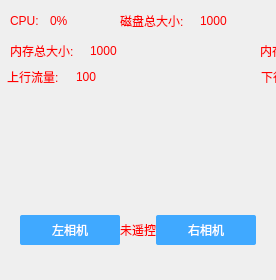
            <widget class="QWidget" name="frontVideoClientContainer" native="true">
             <property name="sizePolicy">
              <sizepolicy hsizetype="Preferred" vsizetype="Expanding">
               <horstretch>0</horstretch>
               <verstretch>0</verstretch>
              </sizepolicy>
             </property>
             <property name="styleSheet">
              <string notr="true">[borderColor='red']
{
	border:5px solid rgb(255,0,0);
	background-color: rgb(0, 0, 0, 0);
}
[borderColor='none']
{
	background-color: rgb(0, 0, 0, 0);
}</string>
             </property>
             <layout class="QVBoxLayout" name="verticalLayout_4">
              <property name="spacing">
               <number>0</number>
              </property>
              <property name="leftMargin">
               <number>0</number>
              </property>
              <property name="topMargin">
               <number>0</number>
              </property>
              <property name="rightMargin">
               <number>0</number>
              </property>
              <property name="bottomMargin">
               <number>0</number>
              </property>
              <item>
               <widget class="QWidget" name="carDataContain" native="true">
                <property name="sizePolicy">
                 <sizepolicy hsizetype="Expanding" vsizetype="Preferred">
                  <horstretch>0</horstretch>
                  <verstretch>0</verstretch>
                 </sizepolicy>
                </property>
                <property name="minimumSize">
                 <size>
                  <width>0</width>
                  <height>100</height>
                 </size>
                </property>
                <property name="maximumSize">
                 <size>
                  <width>16777215</width>
                  <height>300</height>
                 </size>
                </property>
                <property name="styleSheet">
                 <string notr="true">background-color: rgba(255, 255, 255, 0);</string>
                </property>
                <widget class="QLabel" name="cpuLabel">
                 <property name="geometry">
                  <rect>
                   <x>50</x>
                   <y>10</y>
                   <width>61</width>
                   <height>21</height>
                  </rect>
                 </property>
                 <property name="styleSheet">
                  <string notr="true">color: rgb(255, 0, 0);
font: 700 9pt &quot;Microsoft YaHei UI&quot;;</string>
                 </property>
                 <property name="text">
                  <string>0%</string>
                 </property>
                </widget>
                <widget class="QLabel" name="label_20">
                 <property name="geometry">
                  <rect>
                   <x>10</x>
                   <y>10</y>
                   <width>41</width>
                   <height>21</height>
                  </rect>
                 </property>
                 <property name="styleSheet">
                  <string notr="true">color: rgb(255, 0, 0);
font: 700 9pt &quot;Microsoft YaHei UI&quot;;</string>
                 </property>
                 <property name="text">
                  <string>CPU:</string>
                 </property>
                </widget>
                <widget class="QLabel" name="label_21">
                 <property name="geometry">
                  <rect>
                   <x>10</x>
                   <y>40</y>
                   <width>81</width>
                   <height>21</height>
                  </rect>
                 </property>
                 <property name="styleSheet">
                  <string notr="true">color: rgb(255, 0, 0);
font: 700 9pt &quot;Microsoft YaHei UI&quot;;</string>
                 </property>
                 <property name="text">
                  <string>内存总大小:</string>
                 </property>
                </widget>
                <widget class="QLabel" name="memTotalLabel">
                 <property name="geometry">
                  <rect>
                   <x>90</x>
                   <y>40</y>
                   <width>121</width>
                   <height>21</height>
                  </rect>
                 </property>
                 <property name="styleSheet">
                  <string notr="true">color: rgb(255, 0, 0);
font: 700 9pt &quot;Microsoft YaHei UI&quot;;</string>
                 </property>
                 <property name="text">
                  <string>1000</string>
                 </property>
                </widget>
                <widget class="QLabel" name="diskTotalLabel">
                 <property name="geometry">
                  <rect>
                   <x>200</x>
                   <y>10</y>
                   <width>101</width>
                   <height>21</height>
                  </rect>
                 </property>
                 <property name="styleSheet">
                  <string notr="true">color: rgb(255, 0, 0);
font: 700 9pt &quot;Microsoft YaHei UI&quot;;</string>
                 </property>
                 <property name="text">
                  <string>1000</string>
                 </property>
                </widget>
                <widget class="QLabel" name="label_22">
                 <property name="geometry">
                  <rect>
                   <x>120</x>
                   <y>10</y>
                   <width>81</width>
                   <height>21</height>
                  </rect>
                 </property>
                 <property name="styleSheet">
                  <string notr="true">color: rgb(255, 0, 0);
font: 700 9pt &quot;Microsoft YaHei UI&quot;;</string>
                 </property>
                 <property name="text">
                  <string>磁盘总大小:</string>
                 </property>
                </widget>
                <widget class="QLabel" name="memFreeLabel">
                 <property name="geometry">
                  <rect>
                   <x>330</x>
                   <y>40</y>
                   <width>101</width>
                   <height>21</height>
                  </rect>
                 </property>
                 <property name="styleSheet">
                  <string notr="true">color: rgb(255, 0, 0);
font: 700 9pt &quot;Microsoft YaHei UI&quot;;</string>
                 </property>
                 <property name="text">
                  <string>1000</string>
                 </property>
                </widget>
                <widget class="QLabel" name="label_25">
                 <property name="geometry">
                  <rect>
                   <x>260</x>
                   <y>40</y>
                   <width>81</width>
                   <height>21</height>
                  </rect>
                 </property>
                 <property name="styleSheet">
                  <string notr="true">color: rgb(255, 0, 0);
font: 700 9pt &quot;Microsoft YaHei UI&quot;;</string>
                 </property>
                 <property name="text">
                  <string>内存剩余:</string>
                 </property>
                </widget>
                <widget class="QLabel" name="label_26">
                 <property name="geometry">
                  <rect>
                   <x>320</x>
                   <y>10</y>
                   <width>81</width>
                   <height>21</height>
                  </rect>
                 </property>
                 <property name="styleSheet">
                  <string notr="true">color: rgb(255, 0, 0);
font: 700 9pt &quot;Microsoft YaHei UI&quot;;</string>
                 </property>
                 <property name="text">
                  <string>磁盘剩余:</string>
                 </property>
                </widget>
                <widget class="QLabel" name="diskFreeLabel">
                 <property name="geometry">
                  <rect>
                   <x>400</x>
                   <y>10</y>
                   <width>111</width>
                   <height>21</height>
                  </rect>
                 </property>
                 <property name="styleSheet">
                  <string notr="true">color: rgb(255, 0, 0);
font: 700 9pt &quot;Microsoft YaHei UI&quot;;</string>
                 </property>
                 <property name="text">
                  <string>1000</string>
                 </property>
                </widget>
                <widget class="QLabel" name="downNetSpeedLabel">
                 <property name="geometry">
                  <rect>
                   <x>330</x>
                   <y>70</y>
                   <width>80</width>
                   <height>13</height>
                  </rect>
                 </property>
                 <property name="sizePolicy">
                  <sizepolicy hsizetype="Fixed" vsizetype="Preferred">
                   <horstretch>0</horstretch>
                   <verstretch>0</verstretch>
                  </sizepolicy>
                 </property>
                 <property name="minimumSize">
                  <size>
                   <width>80</width>
                   <height>0</height>
                  </size>
                 </property>
                 <property name="maximumSize">
                  <size>
                   <width>80</width>
                   <height>16777215</height>
                  </size>
                 </property>
                 <property name="styleSheet">
                  <string notr="true">color: rgb(255, 0, 0);
font: 700 9pt &quot;Microsoft YaHei UI&quot;;</string>
                 </property>
                 <property name="text">
                  <string>100</string>
                 </property>
                </widget>
                <widget class="QLabel" name="downNetSpeedTextLabel">
                 <property name="geometry">
                  <rect>
                   <x>261</x>
                   <y>70</y>
                   <width>64</width>
                   <height>13</height>
                  </rect>
                 </property>
                 <property name="sizePolicy">
                  <sizepolicy hsizetype="Fixed" vsizetype="Preferred">
                   <horstretch>0</horstretch>
                   <verstretch>0</verstretch>
                  </sizepolicy>
                 </property>
                 <property name="styleSheet">
                  <string notr="true">color: rgb(255, 0, 0);
font: 700 9pt &quot;Microsoft YaHei UI&quot;;</string>
                 </property>
                 <property name="text">
                  <string>下行流量:</string>
                 </property>
                </widget>
                <widget class="QLabel" name="upNetSpeedTextLabel">
                 <property name="geometry">
                  <rect>
                   <x>7</x>
                   <y>70</y>
                   <width>64</width>
                   <height>13</height>
                  </rect>
                 </property>
                 <property name="sizePolicy">
                  <sizepolicy hsizetype="Fixed" vsizetype="Preferred">
                   <horstretch>0</horstretch>
                   <verstretch>0</verstretch>
                  </sizepolicy>
                 </property>
                 <property name="styleSheet">
                  <string notr="true">color: rgb(255, 0, 0);
font: 700 9pt &quot;Microsoft YaHei UI&quot;;</string>
                 </property>
                 <property name="text">
                  <string>上行流量:</string>
                 </property>
                </widget>
                <widget class="QLabel" name="upNetSpeedLabel">
                 <property name="geometry">
                  <rect>
                   <x>76</x>
                   <y>70</y>
                   <width>80</width>
                   <height>13</height>
                  </rect>
                 </property>
                 <property name="sizePolicy">
                  <sizepolicy hsizetype="Fixed" vsizetype="Preferred">
                   <horstretch>0</horstretch>
                   <verstretch>0</verstretch>
                  </sizepolicy>
                 </property>
                 <property name="minimumSize">
                  <size>
                   <width>80</width>
                   <height>0</height>
                  </size>
                 </property>
                 <property name="maximumSize">
                  <size>
                   <width>80</width>
                   <height>16777215</height>
                  </size>
                 </property>
                 <property name="styleSheet">
                  <string notr="true">color: rgb(255, 0, 0);
font: 700 9pt &quot;Microsoft YaHei UI&quot;;</string>
                 </property>
                 <property name="text">
                  <string>100</string>
                 </property>
                </widget>
               </widget>
              </item>
              <item>
               <spacer name="verticalSpacer">
                <property name="orientation">
                 <enum>Qt::Vertical</enum>
                </property>
                <property name="sizeHint" stdset="0">
                 <size>
                  <width>20</width>
                  <height>100</height>
                 </size>
                </property>
               </spacer>
              </item>
              <item>
               <widget class="QWidget" name="downControlContainer" native="true">
                <property name="sizePolicy">
                 <sizepolicy hsizetype="Preferred" vsizetype="Fixed">
                  <horstretch>0</horstretch>
                  <verstretch>0</verstretch>
                 </sizepolicy>
                </property>
                <property name="minimumSize">
                 <size>
                  <width>0</width>
                  <height>60</height>
                 </size>
                </property>
                <property name="maximumSize">
                 <size>
                  <width>16777215</width>
                  <height>60</height>
                 </size>
                </property>
                <property name="styleSheet">
                 <string notr="true">background-color: rgb(0, 0, 0, 0);</string>
                </property>
                <layout class="QHBoxLayout" name="horizontalLayout_4">
                 <property name="spacing">
                  <number>0</number>
                 </property>
                 <property name="leftMargin">
                  <number>0</number>
                 </property>
                 <property name="topMargin">
                  <number>0</number>
                 </property>
                 <property name="rightMargin">
                  <number>0</number>
                 </property>
                 <property name="bottomMargin">
                  <number>0</number>
                 </property>
                 <item>
                  <spacer name="horizontalSpacer_2">
                   <property name="orientation">
                    <enum>Qt::Horizontal</enum>
                   </property>
                   <property name="sizeType">
                    <enum>QSizePolicy::Fixed</enum>
                   </property>
                   <property name="sizeHint" stdset="0">
                    <size>
                     <width>20</width>
                     <height>0</height>
                    </size>
                   </property>
                  </spacer>
                 </item>
                 <item>
                  <widget class="QPushButton" name="leftVideoBtn">
                   <property name="sizePolicy">
                    <sizepolicy hsizetype="Fixed" vsizetype="Fixed">
                     <horstretch>0</horstretch>
                     <verstretch>0</verstretch>
                    </sizepolicy>
                   </property>
                   <property name="minimumSize">
                    <size>
                     <width>100</width>
                     <height>30</height>
                    </size>
                   </property>
                   <property name="maximumSize">
                    <size>
                     <width>100</width>
                     <height>30</height>
                    </size>
                   </property>
                   <property name="styleSheet">
                    <string notr="true">QPushButton:hover {
	background-color: rgb(100, 180, 255);
}
QPushButton:pressed {
background-color: #1E90FF;
}
QPushButton {
	background-color: rgb(64, 169, 255);
	color: white;                    /* 文字颜色 */
	border-width: 1px;               /* 边框宽度 */
	border-radius: 2px;              /* 边框圆角 */
	font:bold 10pt &quot;Microsoft YaHei UI&quot;;
}
QPushButton:!enabled {
background-color: rgb(150, 150, 150);
}
</string>
                   </property>
                   <property name="text">
                    <string>左相机</string>
                   </property>
                  </widget>
                 </item>
                 <item>
                  <widget class="QLabel" name="carControlMsgLabel">
                   <property name="sizePolicy">
                    <sizepolicy hsizetype="Preferred" vsizetype="Fixed">
                     <horstretch>0</horstretch>
                     <verstretch>0</verstretch>
                    </sizepolicy>
                   </property>
                   <property name="minimumSize">
                    <size>
                     <width>0</width>
                     <height>60</height>
                    </size>
                   </property>
                   <property name="maximumSize">
                    <size>
                     <width>16777215</width>
                     <height>60</height>
                    </size>
                   </property>
                   <property name="styleSheet">
                    <string notr="true">font: 700 34pt &quot;Microsoft YaHei UI&quot;;
    color: rgb(255, 0, 0);</string>
                   </property>
                   <property name="text">
                    <string>未遥控</string>
                   </property>
                   <property name="alignment">
                    <set>Qt::AlignCenter</set>
                   </property>
                  </widget>
                 </item>
                 <item>
                  <widget class="QPushButton" name="rightVideoBtn">
                   <property name="sizePolicy">
                    <sizepolicy hsizetype="Fixed" vsizetype="Fixed">
                     <horstretch>0</horstretch>
                     <verstretch>0</verstretch>
                    </sizepolicy>
                   </property>
                   <property name="minimumSize">
                    <size>
                     <width>100</width>
                     <height>30</height>
                    </size>
                   </property>
                   <property name="maximumSize">
                    <size>
                     <width>100</width>
                     <height>30</height>
                    </size>
                   </property>
                   <property name="styleSheet">
                    <string notr="true">QPushButton:hover {
	background-color: rgb(100, 180, 255);
}
QPushButton:pressed {
background-color: #1E90FF;
}
QPushButton {
	background-color: rgb(64, 169, 255);
	color: white;                    /* 文字颜色 */
	border-width: 1px;               /* 边框宽度 */
	border-radius: 2px;              /* 边框圆角 */
	font:bold 10pt &quot;Microsoft YaHei UI&quot;;
}
QPushButton:!enabled {
background-color: rgb(150, 150, 150);
}
</string>
                   </property>
                   <property name="text">
                    <string>右相机</string>
                   </property>
                  </widget>
                 </item>
                 <item>
                  <spacer name="horizontalSpacer_6">
                   <property name="orientation">
                    <enum>Qt::Horizontal</enum>
                   </property>
                   <property name="sizeType">
                    <enum>QSizePolicy::Fixed</enum>
                   </property>
                   <property name="sizeHint" stdset="0">
                    <size>
                     <width>20</width>
                     <height>0</height>
                    </size>
                   </property>
                  </spacer>
                 </item>
                </layout>
               </widget>
              </item>
              <item>
               <spacer name="verticalSpacer_3">
                <property name="orientation">
                 <enum>Qt::Vertical</enum>
                </property>
                <property name="sizeType">
                 <enum>QSizePolicy::Fixed</enum>
                </property>
                <property name="sizeHint" stdset="0">
                 <size>
                  <width>20</width>
                  <height>20</height>
                 </size>
                </property>
               </spacer>
              </item>
             </layout>
            </widget>
